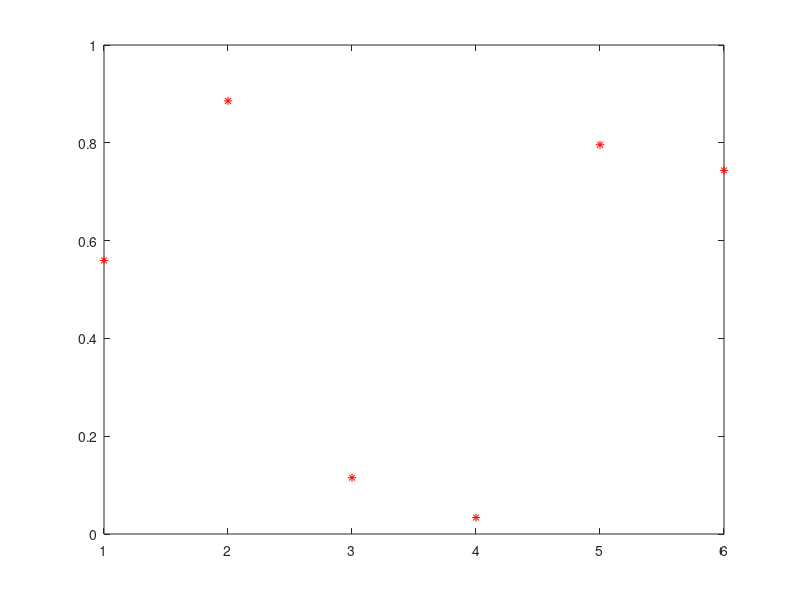

Write the MATLAB code that produced this figure. (Note: this script raises an error after producing the figure.)
function tp6pb
   % générer les données & les représenter via plot
x = [1,2,3,4,5,6];
f = rand(length(x),1);
plot(x,f,'*r'); hold on;
   % construire la fonction d'interpolation 
s = spl_interpol(x,f);
   % représenter la fonction d'interpolation 
xr = x(1)+[0:0.01:1]*(x(end)-x(1));
for i = 1:length(xr)
    fr(i) = spl_eval(xr(i), x, s);
end
plot(xr,fr)
hold off
% load syst % importer A et d du fichier syst
